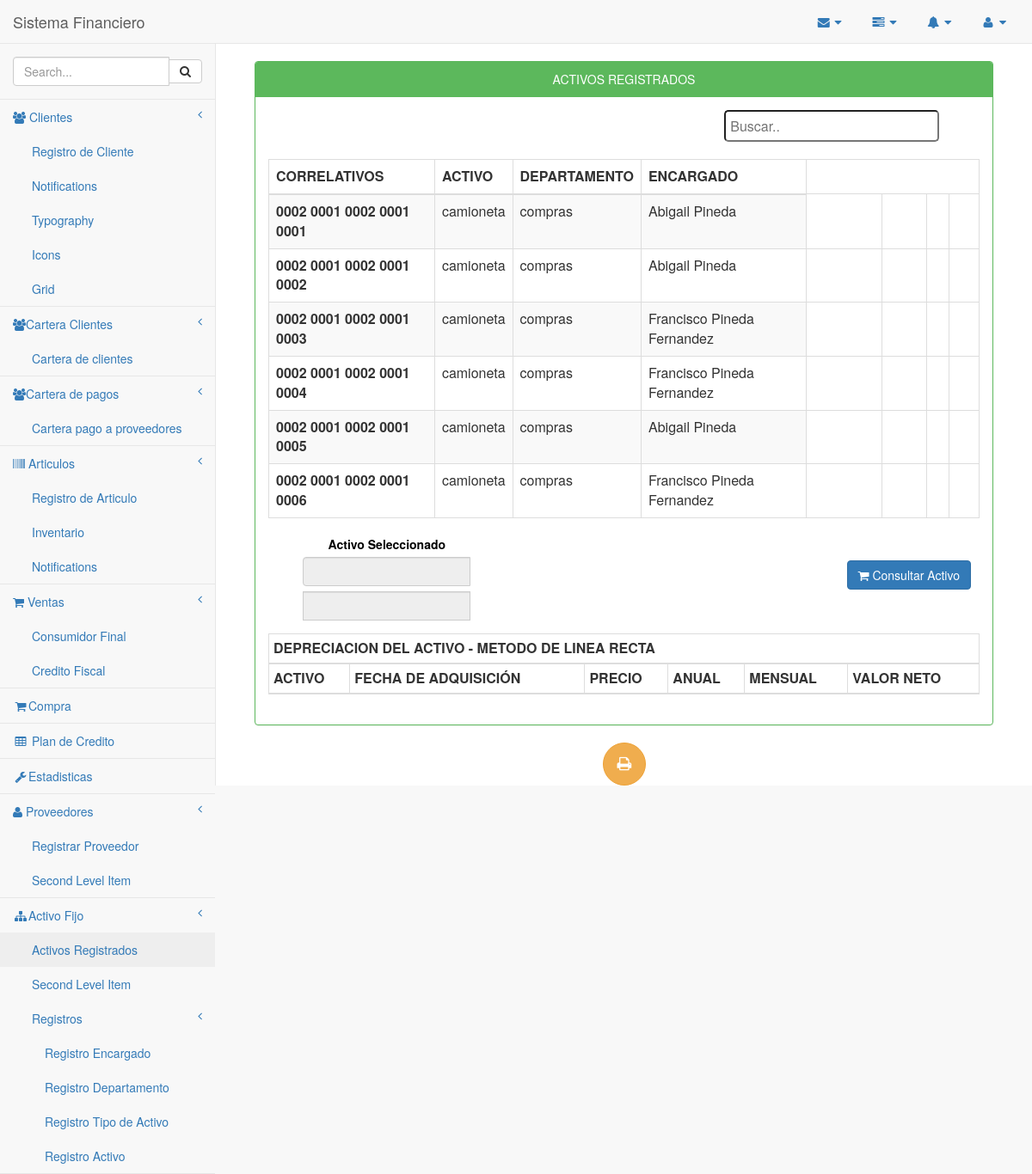
The app's page /activo/lista.php with its own data.
### tables this page shows
CREATE TABLE `activo` (
  `idactivo` int(10) NOT NULL,
  `idtipo` int(10) DEFAULT NULL,
  `iddepartamento` int(10) DEFAULT NULL,
  `idusuario` int(10) DEFAULT NULL,
  `idencargado` int(10) DEFAULT NULL,
  `correlativo` varchar(45) DEFAULT NULL,
  `fecha_adquisicion` date DEFAULT NULL,
  `descripcion` varchar(200) DEFAULT NULL,
  `estado` varchar(45) DEFAULT NULL,
  `observaciones` varchar(200) DEFAULT NULL,
  `precio` double DEFAULT NULL,
  `tiempo_uso` int(11) DEFAULT NULL
);

CREATE TABLE `institucion` (
  `idInstitucion` int(10) NOT NULL,
  `nombre` varchar(100) NOT NULL,
  `abreviatura` varchar(60) NOT NULL,
  `ideTributaria` varchar(25) NOT NULL,
  `direccion` varchar(50) NOT NULL,
  `telefono` varchar(10) NOT NULL,
  `correlativo` varchar(45) DEFAULT NULL
);

CREATE TABLE `departamento` (
  `id_departamento` int(10) NOT NULL,
  `idinstitucion` int(10) DEFAULT NULL,
  `nombre` varchar(100) DEFAULT NULL,
  `correlativo` varchar(45) DEFAULT NULL
);

CREATE TABLE `clasificacion` (
  `id_clasificacion` int(10) NOT NULL,
  `nombre` varchar(100) DEFAULT NULL,
  `correlativo` varchar(45) DEFAULT NULL,
  `tiempo_depreciacion` int(11) DEFAULT NULL,
  `vidautil` int(11) DEFAULT NULL
);

CREATE TABLE `tipo_activo` (
  `id_tipo` int(10) NOT NULL,
  `nombre` varchar(100) DEFAULT NULL,
  `correlativo` varchar(45) DEFAULT NULL,
  `idclasificacion` int(10) DEFAULT NULL
);

CREATE TABLE `encargado` (
  `id_encargado` int(10) NOT NULL,
  `nombre` varchar(45) DEFAULT NULL,
  `apellidos` varchar(45) DEFAULT NULL,
  `dui` varchar(15) DEFAULT NULL,
  `nit` varchar(25) DEFAULT NULL
);

### activo/lista.php (the view, shortened to what this page needs)
<?php
 include_once '../conexion/php_conexion.php';
    include_once '../Plantilla/encabezado.php';
    include_once '../Plantilla/menuLateral.php';
?>
<head>
</head>
        <div id="page-wrapper"  align="center">
            <div class="container-fluid"  align="center">
                <div class="row" align="center">
           <div class="col-md-12">
            <br>
                    <div class="panel panel-green">
                        <div class="panel-heading" align="center">
                             ACTIVOS REGISTRADOS
                        </div>
                        <div class="panel-body" align="center">
                            <div class="table-responsive">
                              <table width="100%" border="0">
                                  <tr>
                                    <td width="50%">
                                            </td>
                                            <td width="20%">
            <input type="text" class="redondeado" id="buscador" onkeyup="myFunction()" placeholder="Buscar..">
                                          </div>
                                        </div>
                                </table><br>
                                <table id="tabla" class="table table-striped table-bordered table-hover">
                                    <thead>
                                        <tr>
                                            <th>CORRELATIVOS</th>
                                            <th>ACTIVO</th>
                                            <th>DEPARTAMENTO</th>
                                            <th>ENCARGADO</th>
                                        </tr>
                                    </thead>
                                    <tbody class="buscar">
                                      <?php
        $sacar = mysqli_query($conexion, "SELECT
                            institucion.correlativo as coInstitucion,
                            departamento.correlativo as coDepartamento,
                            clasificacion.correlativo as coClasificacion,
                            tipo_activo.correlativo as CoTipo,
                            activo.correlativo as coActivo,
                            tipo_activo.nombre as nombreActivo,
                            departamento.nombre as nombreDepartamento,
                            institucion.nombre as nombreInstituciion,
                            encargado.nombre ,
                            encargado.apellidos,
                            activo.fecha_adquisicion,
                            activo.precio,
                            activo.tiempo_uso,
                            activo.estado,
                            clasificacion.tiempo_depreciacion,
                            clasificacion.vidautil
                            FROM
                            activo
                            INNER JOIN departamento ON activo.iddepartamento = departamento.id_departamento
                            INNER JOIN institucion ON departamento.idinstitucion = institucion.idInstitucion
                            INNER JOIN tipo_activo ON activo.idtipo = tipo_activo.id_tipo
                            INNER JOIN clasificacion ON tipo_activo.idclasificacion = clasificacion.id_clasificacion
                            INNER JOIN encargado ON activo.idencargado = encargado.id_encargado");
            while ($fila = mysqli_fetch_array($sacar)) {
               $coInstitucion=$fila['coInstitucion'];
               $coDepartamento=$fila['coDepartamento'];
               $coClasificacion=$fila['coClasificacion'];
               $CoTipo=$fila['CoTipo'];
               $coActivo=$fila['coActivo'];
                 $nombreActivo=$fila['nombreActivo'];
                 $nombreDepartamento=$fila['nombreDepartamento'];
                  $nombre=$fila['nombre'];
                  $apellidos=$fila['apellidos'];
       ?>
       <tr>
        <th><?php echo $coInstitucion . " " . $coDepartamento . " " . $coClasificacion . " " . $CoTipo . " " . $coActivo; ?></th>
        <td><?php echo $nombreActivo;?></td>
        <td><?php echo $nombreDepartamento;?></td>
        <td><?php echo $nombre . " " . $apellidos; ?></td>
       <?php  }?>
      </tr>
    </tbody>
  </table>
</div>
    <form>
        <div class="col-lg-4">
         <label style="color: black">Activo Seleccionado<small class="text-muted" ></small></label>
          <div class="input-group">
          <input type="text" class="form-control" id="correlativo" name="correlativo" disabled><br>
          <br>
          <input type="text" class="form-control" id="activo" name="activo" disabled>
          <br>
       </div>
           </div></form>
           <div class="row mb-12" style="float: right; margin-right: 10px; margin-top: 15px;">
                    <button type="button" class="btn btn-primary" name="btnGuardar" id="btnGuardar" onClick="agregarTabla()">  <i class="fa fa-shopping-cart"></i> Consultar Activo</button>
                </div>
                 <br>
                 <br>
                   <br>
                     <br>
                       <br>
                 <div class="table-responsive" align="center">
                                <table id="tablaPP" class="table table-striped table-bordered table-hover table-condensed table-striped">
                                    <thead>
                                      <tr><th colspan="8" align="center">DEPRECIACION DEL ACTIVO - METODO DE LINEA RECTA</th></tr>
                                        <tr>
                                            <th>ACTIVO</th>
                                            <th>FECHA DE ADQUISICIÓN</th>
                                             <th>PRECIO</th>
                                              <th>ANUAL</th>
                                               <th>MENSUAL</th>
                                                <th>VALOR NETO</th>
                                        </tr>
                                    </thead>
</div>
</div>
</div>
</div>
<button type="submit" class="btn btn-warning btn-circle btn-lg" onclick="location.href='invetarioPDF.php'"><i class="fa fa-print fa-2"></i></button>
</div>
</div>
<?php
include_once '../Plantilla/inferior.php';
?>

### Plantilla/encabezado.php (shortened to what this page needs)
    <link href="../vendor/bootstrap/css/bootstrap.min.css" rel="stylesheet">
    <link href="../vendor/metisMenu/metisMenu.min.css" rel="stylesheet">
    <link href="../dist/css/sb-admin-2.css" rel="stylesheet">
    <link href="../vendor/font-awesome/css/font-awesome.min.css" rel="stylesheet" type="text/css">
<body>
    <div id="wrapper">
        <nav class="navbar navbar-default navbar-static-top" role="navigation" style="margin-bottom: 0">
            <div class="navbar-header">
                <a class="navbar-brand" href="../Inicio/index.php">Sistema Financiero</a>
            </div>
            <ul class="nav navbar-top-links navbar-right">
                <li class="dropdown">
                    <a class="dropdown-toggle" data-toggle="dropdown" href="#">
                        <i class="fa fa-envelope fa-fw"></i> <i class="fa fa-caret-down"></i>
                    </a>
                </li>
                <li class="dropdown">
                    <a class="dropdown-toggle" data-toggle="dropdown" href="#">
                        <i class="fa fa-tasks fa-fw"></i> <i class="fa fa-caret-down"></i>
                    </a>
                </li>
                <li class="dropdown">
                    <a class="dropdown-toggle" data-toggle="dropdown" href="#">
                        <i class="fa fa-bell fa-fw"></i> <i class="fa fa-caret-down"></i>
                    </a>
                </li>
                <li class="dropdown">
                    <a class="dropdown-toggle" data-toggle="dropdown" href="#">
                        <i class="fa fa-user fa-fw"></i> <i class="fa fa-caret-down"></i>
                    </a>
                </li>
            </ul>

### Plantilla/menuLateral.php
<div class="navbar-default sidebar" role="navigation">
               <div class="sidebar-nav navbar-collapse">
                   <ul class="nav" id="side-menu">
                       <li class="sidebar-search">
                           <div class="input-group custom-search-form">
                               <input type="text" class="form-control" placeholder="Search...">
                               <span class="input-group-btn">
                                   <button class="btn btn-default" type="button">
                                       <i class="fa fa-search"></i>
                                   </button>
                               </span>
                           </div>
                       </li>
                       <li>
                           <a href="#"><i class="fa fa-users"></i> Clientes<span class="fa arrow"></span></a>
                           <ul class="nav nav-second-level">
                               <li>
                                   <a href="../Registros/registroCliente.php">Registro de Cliente</a>
                               </li>
                               <li>
                                   <a href="notifications.html">Notifications</a>
                               </li>
                               <li>
                                   <a href="typography.html">Typography</a>
                               </li>
                               <li>
                                   <a href="icons.html"> Icons</a>
                               </li>
                               <li>
                                   <a href="grid.html">Grid</a>
                               </li>
                           </ul>
                       </li>
                        <li>
                           <a href="#"><i class="fa fa-users"></i>Cartera Clientes<span class="fa arrow"></span></a>
                           <ul class="nav nav-second-level">
                               <li>
                                   <a href="../carteraCliente/lista_clientes.php">Cartera de clientes</a>
                               </li>
                           </ul>
                       </li>
                        <li>
                           <a href="#"><i class="fa fa-users"></i>Cartera de pagos<span class="fa arrow"></span></a>
                           <ul class="nav nav-second-level">
                               <li>
                                   <a href="../carteraPagos/lista_Proveedores.php">Cartera pago a proveedores</a>
                               </li>
                           </ul>
                       </li>
                       <li>
                           <a href="#"><i class="fa fa-barcode"></i> Articulos<span class="fa arrow"></span></a>
                           <ul class="nav nav-second-level">
                               <li>
                                   <a href="../Registros/registroArticulo.php">Registro de Articulo</a>
                               </li>
                               <li>
                                   <a href="../Inventario/InventarioArticulos.php">Inventario</a>
                               </li>
                               <li>
                                   <a href="notifications.html">Notifications</a>
                               </li>
                           </ul>
                       </li>
                       <li>
                           <a href="#"><i class="fa fa-shopping-cart "></i> Ventas<span class="fa arrow"></span></a>
                           <ul class="nav nav-second-level">
                               <li>
                                   <a href="../venta/Vis_ventas.php">Consumidor Final</a>
                               </li>
                               <li>
                                   <a href="../venta/credito.php">Credito Fiscal</a>
                               </li>
                           </ul>
                       </li>
                       <li>
                           <a href="../compra/compra.php"><i class="fa fa-shopping-cart fa-fw"></i>Compra</a>
                       </li>
                       <li>
                           <a href="../Inventario/PlanPago.php"><i class="fa fa-table fa-fw"></i> Plan de Credito</a>
                       </li>
                       <li>
                           <a href="../cxc/cobros.php"><i class="fa fa-wrench fa-fw"></i>Estadisticas</a>
                       </li>
                       <li>
                           <a href="#"><i class="fa fa-user"></i> Proveedores<span class="fa arrow"></span></a>
                           <ul class="nav nav-second-level">
                               <li>
                                   <a href="../Registros/registroProveedor.php">Registrar Proveedor</a>
                               </li>
                               <li>
                                   <a href="#">Second Level Item</a>
                               </li>
                           </ul>
                       </li>
                       <li>
                           <a href="#"><i class="fa fa-sitemap fa-fw"></i>Activo Fijo<span class="fa arrow"></span></a>
                           <ul class="nav nav-second-level">
                               <li>
                                   <a href="../activo/lista.php">Activos Registrados</a>
                               </li>
                               <li>
                                   <a href="#">Second Level Item</a>
                               </li>
                               <li>
                                   <a href="#">Registros <span class="fa arrow"></span></a>
                                   <ul class="nav nav-third-level">
                                       <li>
                                           <a href="../Registros/registroEncargado.php">Registro Encargado</a>
                                       </li>
                                       <li>
                                           <a href="../Registros/registroDepartamento.php">Registro Departamento</a>
                                       </li>
                                       <li>
                                           <a href="../Registros/registroTipoActivo.php">Registro Tipo de Activo</a>
                                       </li>
                                       <li>
                                           <a href="../Registros/registroActivo.php">Registro Activo</a>
                                       </li>
                                   </ul>
                               </li>
                           </ul>
                       </li>
                   </ul>
               </div>
           </div>
       </nav>

### Plantilla/inferior.php (shortened to what this page needs)
</body>

### activo/lista.php (style rules this page uses)
input { width: 250px; padding: 5px; }
.redondeado { border-radius: 5px; }

### records on screen
activo: institucion.correlativo "0002", iddepartamento.correlativo "0001", clasificacion.correlativo "0002", idtipo.correlativo "0001", correlativo "0001", idtipo.nombre "camioneta", iddepartamento.nombre "compras", idencargado.nombre "Abigail", idencargado.apellidos "Pineda"
activo: institucion.correlativo "0002", iddepartamento.correlativo "0001", clasificacion.correlativo "0002", idtipo.correlativo "0001", correlativo "0002", idtipo.nombre "camioneta", iddepartamento.nombre "compras", idencargado.nombre "Abigail", idencargado.apellidos "Pineda"
activo: institucion.correlativo "0002", iddepartamento.correlativo "0001", clasificacion.correlativo "0002", idtipo.correlativo "0001", correlativo "0003", idtipo.nombre "camioneta", iddepartamento.nombre "compras", idencargado.nombre "Francisco", idencargado.apellidos "Pineda Fernandez"
activo: institucion.correlativo "0002", iddepartamento.correlativo "0001", clasificacion.correlativo "0002", idtipo.correlativo "0001", correlativo "0004", idtipo.nombre "camioneta", iddepartamento.nombre "compras", idencargado.nombre "Francisco", idencargado.apellidos "Pineda Fernandez"
activo: institucion.correlativo "0002", iddepartamento.correlativo "0001", clasificacion.correlativo "0002", idtipo.correlativo "0001", correlativo "0005", idtipo.nombre "camioneta", iddepartamento.nombre "compras", idencargado.nombre "Abigail", idencargado.apellidos "Pineda"
activo: institucion.correlativo "0002", iddepartamento.correlativo "0001", clasificacion.correlativo "0002", idtipo.correlativo "0001", correlativo "0006", idtipo.nombre "camioneta", iddepartamento.nombre "compras", idencargado.nombre "Francisco", idencargado.apellidos "Pineda Fernandez"
